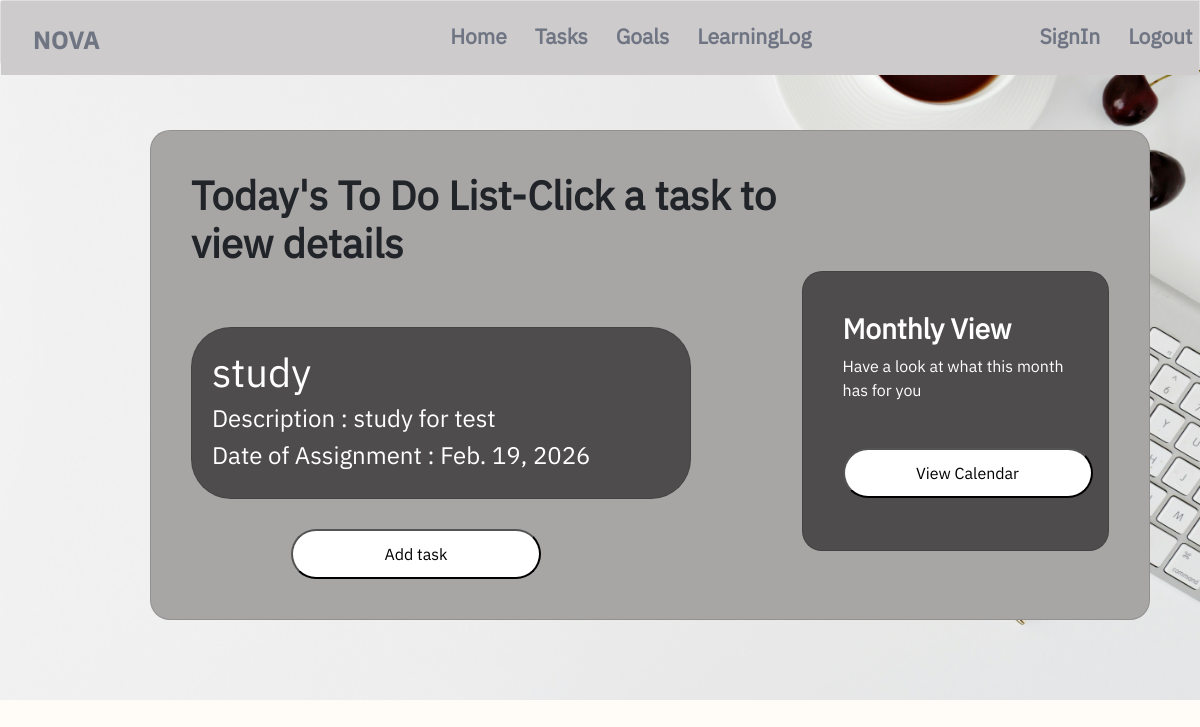
Page /tasks/ (signed in) on the committed database.
### taskmanagement_app/models.py (models this page shows, shortened)
class Tasks(models.Model):
    title = models.CharField(max_length=200)
    date_assigned = models.DateField(auto_now_add=True)
    deadline = models.DateField()
    description = models.TextField(max_length=200)
    owner = models.ForeignKey(User, on_delete=models.CASCADE)
    class Meta:
        verbose_name_plural = 'Tasks'

### taskmanagement_app/views.py (the view)
# urls.py: path('tasks/', views.tasks, name='tasks'),
@login_required
def tasks(request):
    today = timezone.localdate()
    tasks = Tasks.objects.filter(owner=request.user,deadline=today).order_by('deadline')
    context = {'tasks' : tasks}
    return render(request,'taskmanagement_app/tasks.html', context)

### taskmanagement_app/templates/taskmanagement_app/tasks.html (shortened to what this page needs)
{% extends 'taskmanagement_app/base.html' %}
{% block content %}
    <div class="tasks">
      <div class="card" id="card1" style="display: flex; flex-direction: row;">
        <div>
          <h1 style="font-weight: 900;">Today's To Do List-Click a task to view details</h1>
          {% for task in tasks %}
            <div class="card" id="card2">
              <h1><a href="{% url 'taskmanagement_app:task' task.id %}" style="text-decoration: none; color: white;">{{task.title}}</a></h1>
              <h4>Description : {{task.description}}</h4>
              <h4>Date of Assignment : {{task.date_assigned}}</h4>
            </div>
          {% empty %}
            <p style="margin-left: 20px;margin-top: 10px; margin-bottom: 20px;">No tasks have been added.Click below to add task.</p>
          {% endfor %}
            <form action="{% url 'taskmanagement_app:addtask' %}" method="POST">
              <button type="submit"  class="button" style="margin-left: 100px;">
                Add task
              </button>
            </form>
        </div>
        <div class="card" id="calendar-view">
          <h3 style="font-weight: 900;">Monthly View</h3>
          <p>Have a look at what this month has for you</p>
          <form action="{% url 'taskmanagement_app:calendarview' %}" method="POST">
            <button  class="button">
              View Calendar
            </button>
          </form>
        </div>
    </div>
{% endblock content %}

### taskmanagement_app/static/taskmanagement_app/css/styles.css (style rules this page uses)
body { font-family: 'IBM Plex Sans', sans-serif; }
p { font-family: 'IBM Plex Sans', sans-serif;; }
.body1 { background-color: rgb(255, 252, 248); }
h1 { display: inline; }
.button { margin-top: 30px; background-color: white; color: black; border-radius: 30px; height: 50px; width: 250px; }
.tasks { background-image: url('../images/download.jpg'); background-repeat: no-repeat; background-position: center; background-size: cover; padding-bottom: 80px; padding-top: 30px; }
#card1 { background-color: rgb(168, 165, 165); padding: 40px; width: 1000px; border-radius: 20px; margin-top: 100px; margin-left: 150px; }
#card2 { background-color: rgb(78, 76, 76); padding: 20px; width: 500px; border-radius: 40px; margin-top: 60px; color: white; }
#calendar-view { background-color: rgb(78, 76, 76); color: white; padding: 40px; width: 380px; height: 280px; border-radius: 20px; margin-top: 100px; }

### rows in the picture
Tasks: title "study", description "study for test", date_assigned "Feb. 19, 2026"
